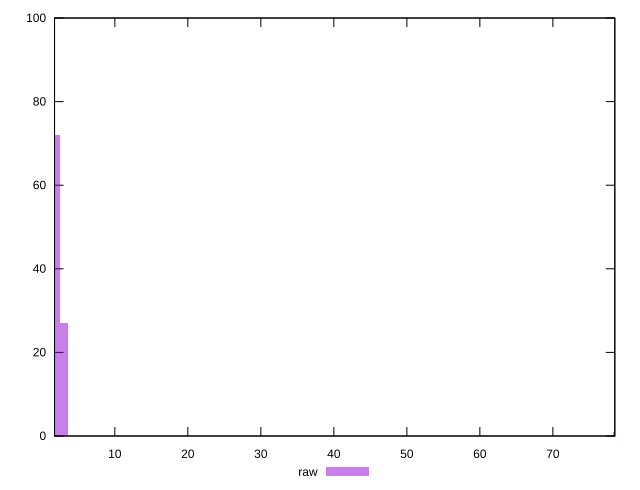

The script that saved this image:
reset

$raw <<EOF
78.76858766765272 1
3.0295610641404895 27
2.0197073760936597 72
EOF

set key outside below
set boxwidth 1.0098536880468298
set xrange [1.7409999999999997:78.48700000000001]
set yrange [0:100]
set trange [0:100]
set style fill transparent solid 0.5 noborder
set terminal svg size 640, 490 enhanced background rgb 'white'
set output "report_00018_2021-02-10T15-25-16.877Z/server-response-time/samples/pages+cached+noadtech/raw/histogram.svg"

plot $raw title "raw" with boxes

reset
